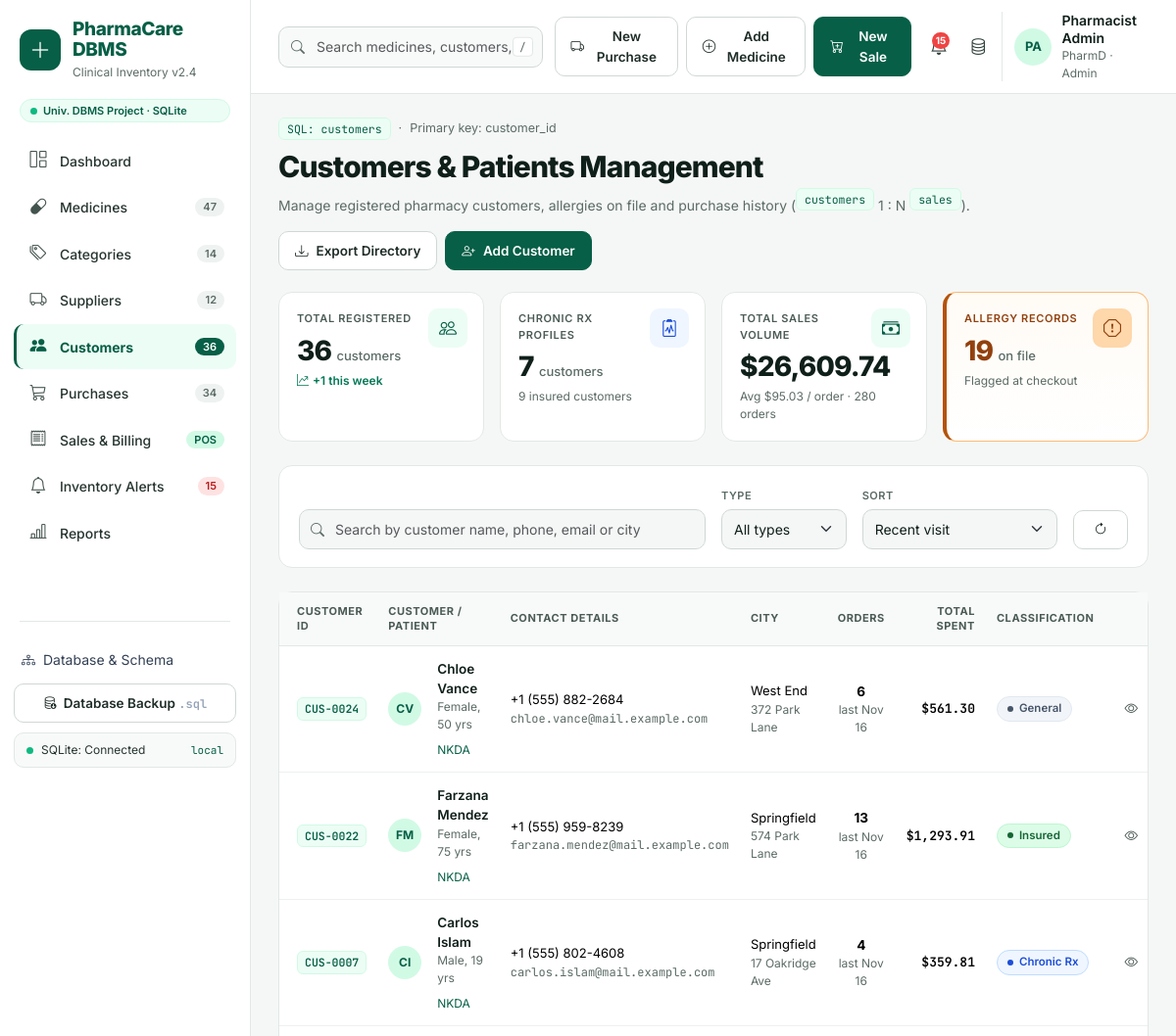
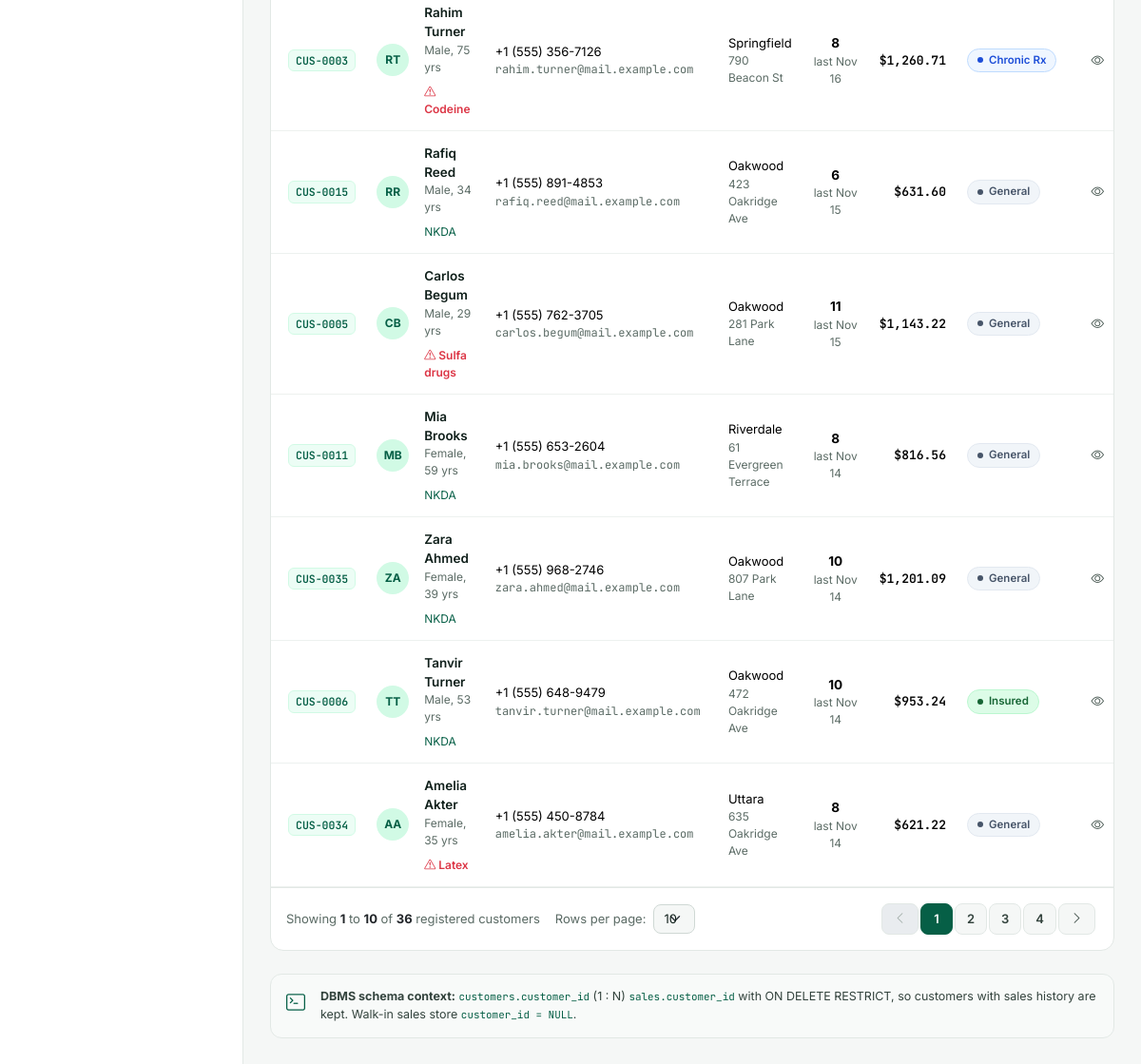
The app's page /customers/ with its own data (2 pictures, top to bottom).
### tables this page shows
CREATE TABLE customers (
    customer_id     INTEGER PRIMARY KEY AUTOINCREMENT,
    customer_name   VARCHAR(120) NOT NULL,
    gender          VARCHAR(10)  NULL,
    date_of_birth   DATE         NULL,
    phone           VARCHAR(30)  NOT NULL,
    email           VARCHAR(120) NULL,
    address         VARCHAR(255) NULL,
    city            VARCHAR(80)  NULL,
    customer_type   VARCHAR(20)  NOT NULL DEFAULT 'General',
    allergies       VARCHAR(255) NULL,
    created_at      DATETIME     NOT NULL DEFAULT CURRENT_TIMESTAMP,
    CONSTRAINT chk_customers_type CHECK (customer_type IN ('General', 'Chronic Rx', 'Insured'))
);

### routes/customers.py (the view)
@bp.route("/")
def index():
    db = get_db()
    clause, params, f = _filters()
    total = db.scalar("SELECT COUNT(*) FROM customers c" + clause, params, 0)
    page = get_page(total)
    rows = db.query(f"{LIST_SQL}{clause} ORDER BY {SORTS.get(f['sort'], SORTS['recent'])} LIMIT ? OFFSET ?",
                    params + [page.per_page, page.offset])
    week_ago = (datetime.date.today() - datetime.timedelta(days=7)).isoformat()
    kpi = db.one(
        "SELECT "
        " (SELECT COUNT(*) FROM customers) AS total,"
        " (SELECT COUNT(*) FROM customers WHERE created_at >= ?) AS new_week,"
        " (SELECT COUNT(*) FROM customers WHERE customer_type = 'Chronic Rx') AS chronic,"
        " (SELECT COUNT(*) FROM customers WHERE customer_type = 'Insured') AS insured,"
        " (SELECT COUNT(*) FROM customers WHERE allergies IS NOT NULL) AS allergies,"
        " (SELECT COALESCE(SUM(total_amount), 0) FROM sales WHERE customer_id IS NOT NULL) AS volume,"
        " (SELECT COUNT(*) FROM sales WHERE customer_id IS NOT NULL) AS orders",
        (week_ago,))
    return render_template("customers/index.html", rows=rows, page=page, f=f, kpi=kpi, types=TYPES,
                           genders=GENDERS, sorts=SORTS)

### db.py (called while the page is built, shortened)
def _normalize_value(value):
    if isinstance(value, decimal.Decimal):
        return int(value) if value == value.to_integral_value() else float(value)
    if isinstance(value, datetime.datetime):
        return value.strftime("%Y-%m-%d %H:%M:%S")
    if isinstance(value, datetime.date):
        return value.strftime("%Y-%m-%d")
    if isinstance(value, bytes):
        return value.decode("utf-8", "replace")
    return value

def _normalize_row(row):
    return {k: _normalize_value(v) for k, v in row.items()}

def _sqlite_dict_factory(cursor, row):
    return {col[0]: row[idx] for idx, col in enumerate(cursor.description)}

def _cfg():
    return current_app.config

def get_db():
    if "db" not in g:
        g.db = Database(_cfg())
    return g.db

    def _connect(self):
        self._driver = sqlite3
        path = self.cfg["SQLITE_PATH"]
        if path != ":memory:":
            os.makedirs(os.path.dirname(path), exist_ok=True)
        conn = sqlite3.connect(path)
        conn.row_factory = _sqlite_dict_factory
        conn.execute("PRAGMA foreign_keys = ON")
        return conn

    @property
    def is_mysql(self):
        return self.engine == "mysql"

    def _sql(self, sql):
        if self.is_mysql:
            return sql.replace("%", "%%").replace("?", "%s")
        return sql

    def _run(self, sql, params=()):
        cur = self.conn.cursor()
        try:
            cur.execute(self._sql(sql), tuple(params))
        except self._driver.Error as exc:
            cur.close()
            raise self._wrap_error(exc) from exc
        return cur

    def query(self, sql, params=()):
        cur = self._run(sql, params)
        rows = cur.fetchall()
        cur.close()
        return [_normalize_row(r) for r in rows]

    def one(self, sql, params=()):
        rows = self.query(sql, params)
        return rows[0] if rows else None

    def scalar(self, sql, params=(), default=None):
        row = self.one(sql, params)
        if not row:
            return default
        value = next(iter(row.values()))
        return default if value is None else value

    def close(self):
        try:
            self.conn.close()
        except Exception:
            pass

### utils.py (called while the page is built)
def get_page(total, per_page=None):
    per_page = per_page or int_arg("per_page", current_app.config["PER_PAGE"])
    per_page = per_page if per_page in (10, 25, 50, 100) else current_app.config["PER_PAGE"]
    return Page(total, int_arg("page", 1), per_page)

### templates/customers/index.html (shortened to what this page needs)
{% extends "base.html" %}
{% from "_macros.html" import kcard, pager, crumbs, empty, delete_form %}
{% block content %}
<div class="crumbs"><span class="tbl-chip">SQL: customers</span><span>·</span><span>Primary key: customer_id</span></div>
<div class="page-head">
  <div>
    <h1 class="page-title">Customers &amp; Patients Management</h1>
    <p class="page-sub">Manage registered pharmacy customers, allergies on file and purchase history
      (<span class="tbl-chip">customers</span> 1 : N <span class="tbl-chip">sales</span>).</p>
  </div>
  <div class="d-flex gap-2 flex-wrap">
    <a class="btn btn-soft" href="{{ url_for('customers.export', **request.args) }}"><i class="bi bi-download me-2"></i>Export Directory</a>
    <button class="btn btn-brand" type="button" data-bs-toggle="modal" data-bs-target="#customerModal"
            data-action="{{ url_for('customers.create') }}" data-title="Add Customer"><i class="bi bi-person-plus me-2"></i>Add Customer</button>
  </div>
</div>
<div class="row g-3 mb-4 row-cols-1 row-cols-sm-2 row-cols-xl-4">
  <div class="col">
    {% call kcard('Total Registered', kpi.total | num, 'bi-people', 'customers') %}
      <span class="trend-up"><i class="bi bi-graph-up-arrow me-1"></i>+{{ kpi.new_week }} this week</span>
    {% endcall %}
  </div>
  <div class="col">{{ kcard('Chronic Rx Profiles', kpi.chronic, 'bi-clipboard2-pulse', 'customers', 'info', kpi.insured ~ ' insured customers') }}</div>
  <div class="col">
    {% call kcard('Total Sales Volume', kpi.volume | money, 'bi-cash-stack') %}
      Avg {{ (kpi.volume / kpi.orders if kpi.orders else 0) | money }} / order · {{ kpi.orders }} orders
    {% endcall %}
  </div>
  <div class="col">{{ kcard('Allergy Records', kpi.allergies, 'bi-exclamation-octagon', 'on file', 'warn', 'Flagged at checkout') }}</div>
</div>
<form class="card-pc mb-4" method="get" data-autosubmit>
  <div class="card-body-pc">
    <div class="row g-3 align-items-end">
      <div class="col-lg-6">
        <div class="input-icon">
          <input class="form-control" name="q" value="{{ f.q }}" placeholder="Search by customer name, phone, email or city" aria-label="Search customers">
        </div>
      </div>
      <div class="col-sm-5 col-lg-2">
        <label class="form-label caps" for="f_type">Type</label>
        <select class="form-select" id="f_type" name="type">
          <option value="">All types</option>
        </select>
      </div>
      <div class="col-sm-5 col-lg-3">
        <label class="form-label caps" for="f_sort">Sort</label>
        <select class="form-select" id="f_sort" name="sort">
          {% for v, l in [('recent', 'Recent visit'), ('name', 'Name (A-Z)'), ('spend', 'Total spent'), ('visits', 'Most visits'), ('newest', 'Newest registered')] %}
            <option value="{{ v }}" {{ 'selected' if f.sort == v }}>{{ l }}</option>{% endfor %}
        </select>
      </div>
      <div class="col-sm-2 col-lg-1">
        <a class="btn btn-soft w-100" href="{{ url_for('customers.index') }}" title="Reset filters" aria-label="Reset filters"><i class="bi bi-arrow-clockwise"></i></a>
      </div>
    </div>
  </div>
</form>
<section class="card-pc">
  <div class="table-responsive">
    <table class="table table-pc">
      <thead><tr><th>Customer ID</th><th>Customer / Patient</th><th>Contact Details</th><th>City</th><th class="text-center">Orders</th><th class="text-end">Total Spent</th><th>Classification</th><th class="text-end">Action</th></tr></thead>
      <tbody>
      {% for c in rows %}
        {% set age = age_from(c.date_of_birth) %}
        <tr>
          <td><span class="id-chip">{{ c.customer_id | code('customer') }}</span></td>
          <td>
            <div class="d-flex align-items-center gap-3">
              <span class="avatar avatar-sm">{{ c.customer_name | initials }}</span>
              <div>
                <a class="cell-title" href="{{ url_for('customers.detail', customer_id=c.customer_id) }}">{{ c.customer_name }}</a>
                <div class="cell-sub d-flex flex-wrap gap-2">
                  <span>{{ c.gender or '—' }}{% if age is not none %}, {{ age }} yrs{% endif %}</span>
                  {% if c.allergies %}<span class="text-danger fw-semibold"><i class="bi bi-exclamation-triangle"></i> {{ c.allergies }}</span>
                  {% else %}<span class="tw-text-brand-700">NKDA</span>{% endif %}
                </div>
              </div>
            </div>
          </td>
          <td class="tw-text-[13px]">{{ c.phone }}<div class="cell-sub mono">{{ c.email or '' }}</div></td>
          <td class="tw-text-[13px]">{{ c.city or '—' }}<div class="cell-sub">{{ c.address or '' }}</div></td>
          <td class="text-center"><b>{{ c.visits }}</b><div class="cell-sub">{{ ('last ' ~ (c.last_visit | date('%b %d'))) if c.last_visit else 'visits' }}</div></td>
          <td class="text-end num fw-semibold">{{ c.total_spent | money }}</td>
          <td>
            {% set tone = {'Chronic Rx': 'pill-info', 'Insured': 'pill-success'}.get(c.customer_type, 'pill-muted') %}
            <span class="pill {{ tone }}">{{ c.customer_type }}</span>
          </td>
          <td class="text-end text-nowrap">
            <a class="btn-icon" href="{{ url_for('customers.detail', customer_id=c.customer_id) }}" title="View" aria-label="View"><i class="bi bi-eye"></i></a>
          </td>
        </tr>
      {% else %}
        <tr><td colspan="8">{{ empty('No customers match these filters.', 'bi-search') }}</td></tr>
      {% endfor %}
      </tbody>
    </table>
  </div>
  {{ pager(page, 'registered customers') }}
</section>
<div class="note-box mt-4 d-flex gap-3 align-items-start">
  <i class="bi bi-terminal tw-text-brand-700 fs-5"></i>
  <div><b>DBMS schema context:</b> <code>customers.customer_id</code> (1 : N) <code>sales.customer_id</code> with
    ON DELETE RESTRICT, so customers with sales history are kept. Walk-in sales store <code>customer_id = NULL</code>.</div>
</div>
{% endblock %}

### records on screen
customers: customer_id|code "CUS-0024", customer_name|initials "CV", customer_name "Chloe Vance", gender "Female", age "50", shows "NKDA", phone "+1 (555) 882-2684", email "chloe.vance@mail.example.com", city "West End", address "372 Park Lane", visits "6", total_spent "$561.30", customer_type "General"
customers: customer_id|code "CUS-0022", customer_name|initials "FM", customer_name "Farzana Mendez", gender "Female", age "75", shows "NKDA", phone "+1 (555) 959-8239", email "farzana.mendez@mail.example.com", city "Springfield", address "574 Park Lane", visits "13", total_spent "$1,293.91", customer_type "Insured"
customers: customer_id|code "CUS-0007", customer_name|initials "CI", customer_name "Carlos Islam", gender "Male", age "19", shows "NKDA", phone "+1 (555) 802-4608", email "carlos.islam@mail.example.com", city "Springfield", address "17 Oakridge Ave", visits "4", total_spent "$359.81", customer_type "Chronic Rx"
customers: customer_id|code "CUS-0003", customer_name|initials "RT", customer_name "Rahim Turner", gender "Male", age "75", allergies "Codeine", phone "+1 (555) 356-7126", email "rahim.turner@mail.example.com", city "Springfield", address "790 Beacon St", visits "8", total_spent "$1,260.71", customer_type "Chronic Rx"
customers: customer_id|code "CUS-0015", customer_name|initials "RR", customer_name "Rafiq Reed", gender "Male", age "34", shows "NKDA", phone "+1 (555) 891-4853", email "rafiq.reed@mail.example.com", city "Oakwood", address "423 Oakridge Ave", visits "6", total_spent "$631.60", customer_type "General"
customers: customer_id|code "CUS-0005", customer_name|initials "CB", customer_name "Carlos Begum", gender "Male", age "29", allergies "Sulfa drugs", phone "+1 (555) 762-3705", email "carlos.begum@mail.example.com", city "Oakwood", address "281 Park Lane", visits "11", total_spent "$1,143.22", customer_type "General"
customers: customer_id|code "CUS-0011", customer_name|initials "MB", customer_name "Mia Brooks", gender "Female", age "59", shows "NKDA", phone "+1 (555) 653-2604", email "mia.brooks@mail.example.com", city "Riverdale", address "61 Evergreen Terrace", visits "8", total_spent "$816.56", customer_type "General"
customers: customer_id|code "CUS-0035", customer_name|initials "ZA", customer_name "Zara Ahmed", gender "Female", age "39", shows "NKDA", phone "+1 (555) 968-2746", email "zara.ahmed@mail.example.com", city "Oakwood", address "807 Park Lane", visits "10", total_spent "$1,201.09", customer_type "General"
customers: customer_id|code "CUS-0006", customer_name|initials "TT", customer_name "Tanvir Turner", gender "Male", age "53", shows "NKDA", phone "+1 (555) 648-9479", email "tanvir.turner@mail.example.com", city "Oakwood", address "472 Oakridge Ave", visits "10", total_spent "$953.24", customer_type "Insured"
customers: customer_id|code "CUS-0034", customer_name|initials "AA", customer_name "Amelia Akter", gender "Female", age "35", allergies "Latex", phone "+1 (555) 450-8784", email "amelia.akter@mail.example.com", city "Uttara", address "635 Oakridge Ave", visits "8", total_spent "$621.22", customer_type "General"

### other values on screen
{{ db_engine }} "SQLite"
{{ label }} "Dashboard" "Medicines" "Categories" "Suppliers" "Customers" "Purchases" "Sales & Billing" "Inventory Alerts" "Reports"
{{ count }} "47" "14" "12" "36" "34" "POS" "15"
{{ 'Connected' if db_ok else 'Offline' }} "Connected"
{{ 'InnoDB' if db_engine == 'MySQL' else 'local' }} "local"
{{ nav_counts.alerts }} "15"
{{ label }} "TOTAL REGISTERED CHRONIC RX PROFILES TOTAL SALES VOLUME ALLERGY RECORDS"
{{ value }} "36 7 $26,609.74 19"
{{ unit }} "customers customers on file"
{{ kpi.new_week }} "1"
{{ foot }} "9 insured customers Flagged at checkout"
{{ (kpi.volume / kpi.orders if kpi.orders else 0) | money }} "$95.03"
{{ kpi.orders }} "280"
{{ page.start }} "1"
{{ page.end }} "10"
